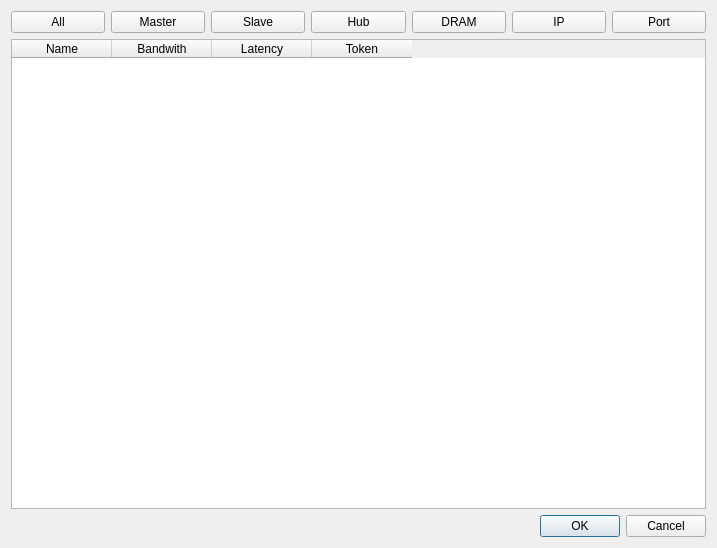
<?xml version="1.0" encoding="UTF-8"?>
<ui version="4.0">
 <class>ModuleDataDialog</class>
 <widget class="QDialog" name="ModuleDataDialog">
  <property name="geometry">
   <rect>
    <x>0</x>
    <y>0</y>
    <width>717</width>
    <height>548</height>
   </rect>
  </property>
  <property name="windowTitle">
   <string>Dialog</string>
  </property>
  <layout class="QVBoxLayout" name="verticalLayout">
   <item>
    <layout class="QHBoxLayout" name="horizontalLayout">
     <property name="bottomMargin">
      <number>0</number>
     </property>
     <item>
      <widget class="QPushButton" name="ALL">
       <property name="text">
        <string>All</string>
       </property>
      </widget>
     </item>
     <item>
      <widget class="QPushButton" name="pushButton_4">
       <property name="text">
        <string>Master</string>
       </property>
      </widget>
     </item>
     <item>
      <widget class="QPushButton" name="pushButton_5">
       <property name="text">
        <string>Slave</string>
       </property>
      </widget>
     </item>
     <item>
      <widget class="QPushButton" name="pushButton">
       <property name="text">
        <string>Hub</string>
       </property>
      </widget>
     </item>
     <item>
      <widget class="QPushButton" name="pushButton_3">
       <property name="text">
        <string>DRAM</string>
       </property>
      </widget>
     </item>
     <item>
      <widget class="QPushButton" name="pushButton_2">
       <property name="text">
        <string>IP</string>
       </property>
      </widget>
     </item>
     <item>
      <widget class="QPushButton" name="pushButton_6">
       <property name="text">
        <string>Port</string>
       </property>
      </widget>
     </item>
    </layout>
   </item>
   <item>
    <widget class="QTableWidget" name="tableWidget">
     <column>
      <property name="text">
       <string>Name</string>
      </property>
     </column>
     <column>
      <property name="text">
       <string>Bandwith</string>
      </property>
     </column>
     <column>
      <property name="text">
       <string>Latency</string>
      </property>
     </column>
     <column>
      <property name="text">
       <string>Token</string>
      </property>
     </column>
    </widget>
   </item>
   <item>
    <widget class="QDialogButtonBox" name="buttonBox">
     <property name="orientation">
      <enum>Qt::Horizontal</enum>
     </property>
     <property name="standardButtons">
      <set>QDialogButtonBox::Cancel|QDialogButtonBox::Ok</set>
     </property>
    </widget>
   </item>
  </layout>
 </widget>
 <resources/>
 <connections>
  <connection>
   <sender>buttonBox</sender>
   <signal>accepted()</signal>
   <receiver>ModuleDataDialog</receiver>
   <slot>accept()</slot>
   <hints>
    <hint type="sourcelabel">
     <x>248</x>
     <y>254</y>
    </hint>
    <hint type="destinationlabel">
     <x>157</x>
     <y>274</y>
    </hint>
   </hints>
  </connection>
  <connection>
   <sender>buttonBox</sender>
   <signal>rejected()</signal>
   <receiver>ModuleDataDialog</receiver>
   <slot>reject()</slot>
   <hints>
    <hint type="sourcelabel">
     <x>316</x>
     <y>260</y>
    </hint>
    <hint type="destinationlabel">
     <x>286</x>
     <y>274</y>
    </hint>
   </hints>
  </connection>
 </connections>
</ui>
